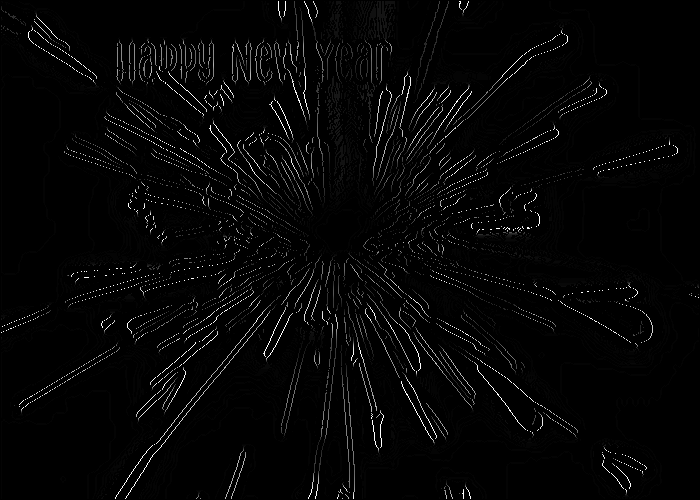
#> input picture zestaw7/ex07/zyczenia-d.png, 700 x 500 px
$ python e.py
#> lines starting #> are read from the running program, lines starting #| are printed output that depends on the picture
import cv2
import numpy as np
from skimage import filters

def progowanie_z_histereza(image):
    # Zamiana obrazu na skale szarości, jeśli jest kolorowy
    if len(image.shape) == 3:
        gray_image = cv2.cvtColor(image, cv2.COLOR_BGR2GRAY)
    else:
        gray_image = image

    # Obliczenie progu T2 metodą Otsu
    T2 = filters.threshold_otsu(gray_image)

    # T1 = 1/2 * T2
    T1 = T2 / 2

    # Zastosowanie progowania z histerezą
    result = np.zeros_like(gray_image)

    # Wartości powyżej T2 ustawiamy na 255 (czarne na białym obrazie)
    result[gray_image > T2] = 255

    # Wartości pomiędzy T1 a T2 ustawiamy na 255 tylko, jeśli mają sąsiedztwo z wartością > T2
    result[(gray_image > T1) & (gray_image <= T2)] = 255
    print(f"T1: {T1}")
    print(f"T2: {T2}")


    return result

# Wczytanie obrazu
image = cv2.imread('zyczenia-d.png', cv2.IMREAD_GRAYSCALE)
#> image is the input picture: shape (500, 700); min 0, max 255, mean 5.8

# Wykonanie progowania z histerezą
result_image = progowanie_z_histereza(image)
#> in progowanie_z_histereza, `T2 = filters.threshold_otsu(gray_image)`: T2 = 89
#> in progowanie_z_histereza, `T1 = T2 / 2`: T1 = 44.5
#| T1: 44.5
#| T2: 89
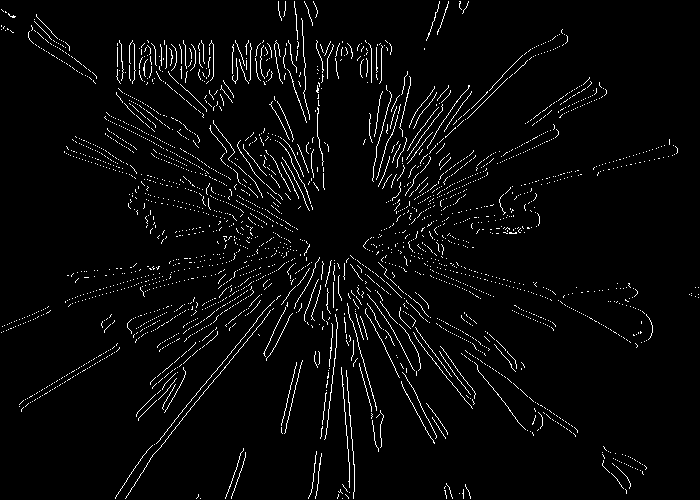
#> result_image: shape (500, 700); 3.4% white in thin lines or dots

# Zapisanie wyniku
cv2.imwrite('zyczenia-e.png', result_image)
